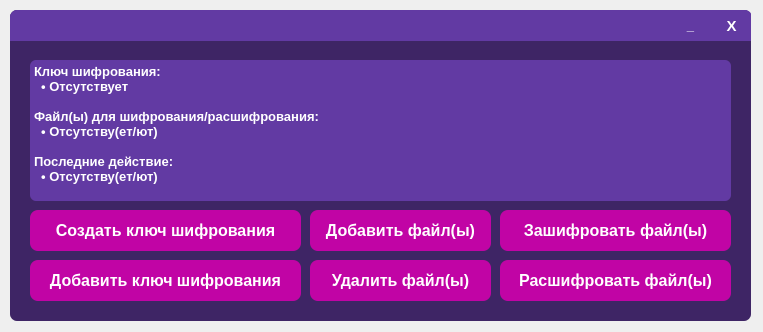
<?xml version="1.0" encoding="UTF-8"?>
<ui version="4.0">
 <class>MainWindow</class>
 <widget class="QMainWindow" name="MainWindow">
  <property name="geometry">
   <rect>
    <x>0</x>
    <y>0</y>
    <width>763</width>
    <height>332</height>
   </rect>
  </property>
  <property name="windowTitle">
   <string>MainWindow</string>
  </property>
  <widget class="QWidget" name="centralwidget">
   <widget class="QFrame" name="Window">
    <property name="geometry">
     <rect>
      <x>10</x>
      <y>10</y>
      <width>741</width>
      <height>311</height>
     </rect>
    </property>
    <property name="styleSheet">
     <string notr="true">QFrame{
	border-radius: 7px;
	background-color: #3E2565;
}</string>
    </property>
    <property name="frameShape">
     <enum>QFrame::StyledPanel</enum>
    </property>
    <property name="frameShadow">
     <enum>QFrame::Raised</enum>
    </property>
    <widget class="QFrame" name="WindowFrame">
     <property name="geometry">
      <rect>
       <x>0</x>
       <y>0</y>
       <width>741</width>
       <height>31</height>
      </rect>
     </property>
     <property name="styleSheet">
      <string notr="true">QFrame{
	border-bottom-left-radius: 0px;
	border-bottom-right-radius: 0px;
	background-color: #623AA3;
}</string>
     </property>
     <property name="frameShape">
      <enum>QFrame::StyledPanel</enum>
     </property>
     <property name="frameShadow">
      <enum>QFrame::Raised</enum>
     </property>
     <widget class="QPushButton" name="CloseWindowButton">
      <property name="geometry">
       <rect>
        <x>701</x>
        <y>0</y>
        <width>41</width>
        <height>31</height>
       </rect>
      </property>
      <property name="font">
       <font>
        <pointsize>11</pointsize>
        <weight>75</weight>
        <bold>true</bold>
       </font>
      </property>
      <property name="cursor">
       <cursorShape>PointingHandCursor</cursorShape>
      </property>
      <property name="styleSheet">
       <string notr="true">QPushButton{
	color: white;
	border: none;
	border-top-right-radius: 7px;
	background-color: #623AA3;
}

QPushButton:hover{
	background-color: #7A4FC1;
}

QPushButton:pressed{
	color: #EA2F4E;
}</string>
      </property>
      <property name="text">
       <string>X</string>
      </property>
     </widget>
     <widget class="QPushButton" name="MinimizeWindowButton">
      <property name="geometry">
       <rect>
        <x>660</x>
        <y>0</y>
        <width>41</width>
        <height>31</height>
       </rect>
      </property>
      <property name="font">
       <font>
        <pointsize>10</pointsize>
        <weight>75</weight>
        <bold>true</bold>
       </font>
      </property>
      <property name="cursor">
       <cursorShape>PointingHandCursor</cursorShape>
      </property>
      <property name="styleSheet">
       <string notr="true">QPushButton{
	color: white;
	border: none;
	border-top-right-radius: 7px;
	background-color: #623AA3;
}

QPushButton:hover{
	background-color: #7A4FC1;
}

QPushButton:pressed{
	color: #EA2F4E;
}</string>
      </property>
      <property name="text">
       <string>_</string>
      </property>
      <property name="default">
       <bool>false</bool>
      </property>
     </widget>
    </widget>
    <widget class="QPlainTextEdit" name="ProgramLogsPlainTextEdit">
     <property name="geometry">
      <rect>
       <x>20</x>
       <y>50</y>
       <width>701</width>
       <height>141</height>
      </rect>
     </property>
     <property name="font">
      <font>
       <pointsize>10</pointsize>
       <weight>75</weight>
       <bold>true</bold>
      </font>
     </property>
     <property name="styleSheet">
      <string notr="true">QPlainTextEdit{
	color: white;
	border-radius: 6px;
	background-color: #623AA3;
}</string>
     </property>
     <property name="readOnly">
      <bool>true</bool>
     </property>
     <property name="plainText">
      <string>Ключ шифрования:
  • Отсутствует

Файл(ы) для шифрования/расшифрования:
  • Отсутству(ет/ют)

Последние действие:
  • Отсутству(ет/ют)</string>
     </property>
    </widget>
    <widget class="QPushButton" name="CreateCryptoKeyButton">
     <property name="geometry">
      <rect>
       <x>20</x>
       <y>200</y>
       <width>271</width>
       <height>41</height>
      </rect>
     </property>
     <property name="font">
      <font>
       <pointsize>12</pointsize>
       <weight>75</weight>
       <bold>true</bold>
      </font>
     </property>
     <property name="styleSheet">
      <string notr="true">QPushButton{
	color: white;
	border-radius: 8px;
	background-color: #C104A5;
}

QPushButton:hover{
	background-color: #CF03B0;
}

QPushButton:pressed{
	background-color: #AF0396;
}</string>
     </property>
     <property name="text">
      <string>Создать ключ шифрования</string>
     </property>
    </widget>
    <widget class="QPushButton" name="AddCryptoKeyButton">
     <property name="geometry">
      <rect>
       <x>20</x>
       <y>250</y>
       <width>271</width>
       <height>41</height>
      </rect>
     </property>
     <property name="font">
      <font>
       <pointsize>12</pointsize>
       <weight>75</weight>
       <bold>true</bold>
      </font>
     </property>
     <property name="styleSheet">
      <string notr="true">QPushButton{
	color: white;
	border-radius: 8px;
	background-color: #C104A5;
}

QPushButton:hover{
	background-color: #CF03B0;
}

QPushButton:pressed{
	background-color: #AF0396;
}</string>
     </property>
     <property name="text">
      <string>Добавить ключ шифрования</string>
     </property>
    </widget>
    <widget class="QPushButton" name="AddFilesButton">
     <property name="geometry">
      <rect>
       <x>300</x>
       <y>200</y>
       <width>181</width>
       <height>41</height>
      </rect>
     </property>
     <property name="font">
      <font>
       <pointsize>12</pointsize>
       <weight>75</weight>
       <bold>true</bold>
      </font>
     </property>
     <property name="styleSheet">
      <string notr="true">QPushButton{
	color: white;
	border-radius: 8px;
	background-color: #C104A5;
}

QPushButton:hover{
	background-color: #CF03B0;
}

QPushButton:pressed{
	background-color: #AF0396;
}</string>
     </property>
     <property name="text">
      <string>Добавить файл(ы)</string>
     </property>
    </widget>
    <widget class="QPushButton" name="EncryptFilesButton">
     <property name="geometry">
      <rect>
       <x>490</x>
       <y>200</y>
       <width>231</width>
       <height>41</height>
      </rect>
     </property>
     <property name="font">
      <font>
       <pointsize>12</pointsize>
       <weight>75</weight>
       <bold>true</bold>
      </font>
     </property>
     <property name="styleSheet">
      <string notr="true">QPushButton{
	color: white;
	border-radius: 8px;
	background-color: #C104A5;
}

QPushButton:hover{
	background-color: #CF03B0;
}

QPushButton:pressed{
	background-color: #AF0396;
}</string>
     </property>
     <property name="text">
      <string>Зашифровать файл(ы)</string>
     </property>
    </widget>
    <widget class="QPushButton" name="DecipherFilesButton">
     <property name="geometry">
      <rect>
       <x>490</x>
       <y>250</y>
       <width>231</width>
       <height>41</height>
      </rect>
     </property>
     <property name="font">
      <font>
       <pointsize>12</pointsize>
       <weight>75</weight>
       <bold>true</bold>
      </font>
     </property>
     <property name="styleSheet">
      <string notr="true">QPushButton{
	color: white;
	border-radius: 8px;
	background-color: #C104A5;
}

QPushButton:hover{
	background-color: #CF03B0;
}

QPushButton:pressed{
	background-color: #AF0396;
}</string>
     </property>
     <property name="text">
      <string>Расшифровать файл(ы)</string>
     </property>
    </widget>
    <widget class="QPushButton" name="RemoveFilesButton">
     <property name="geometry">
      <rect>
       <x>300</x>
       <y>250</y>
       <width>181</width>
       <height>41</height>
      </rect>
     </property>
     <property name="font">
      <font>
       <pointsize>12</pointsize>
       <weight>75</weight>
       <bold>true</bold>
      </font>
     </property>
     <property name="styleSheet">
      <string notr="true">QPushButton{
	color: white;
	border-radius: 8px;
	background-color: #C104A5;
}

QPushButton:hover{
	background-color: #CF03B0;
}

QPushButton:pressed{
	background-color: #AF0396;
}</string>
     </property>
     <property name="text">
      <string>Удалить файл(ы)</string>
     </property>
    </widget>
   </widget>
  </widget>
 </widget>
 <resources/>
 <connections/>
</ui>
